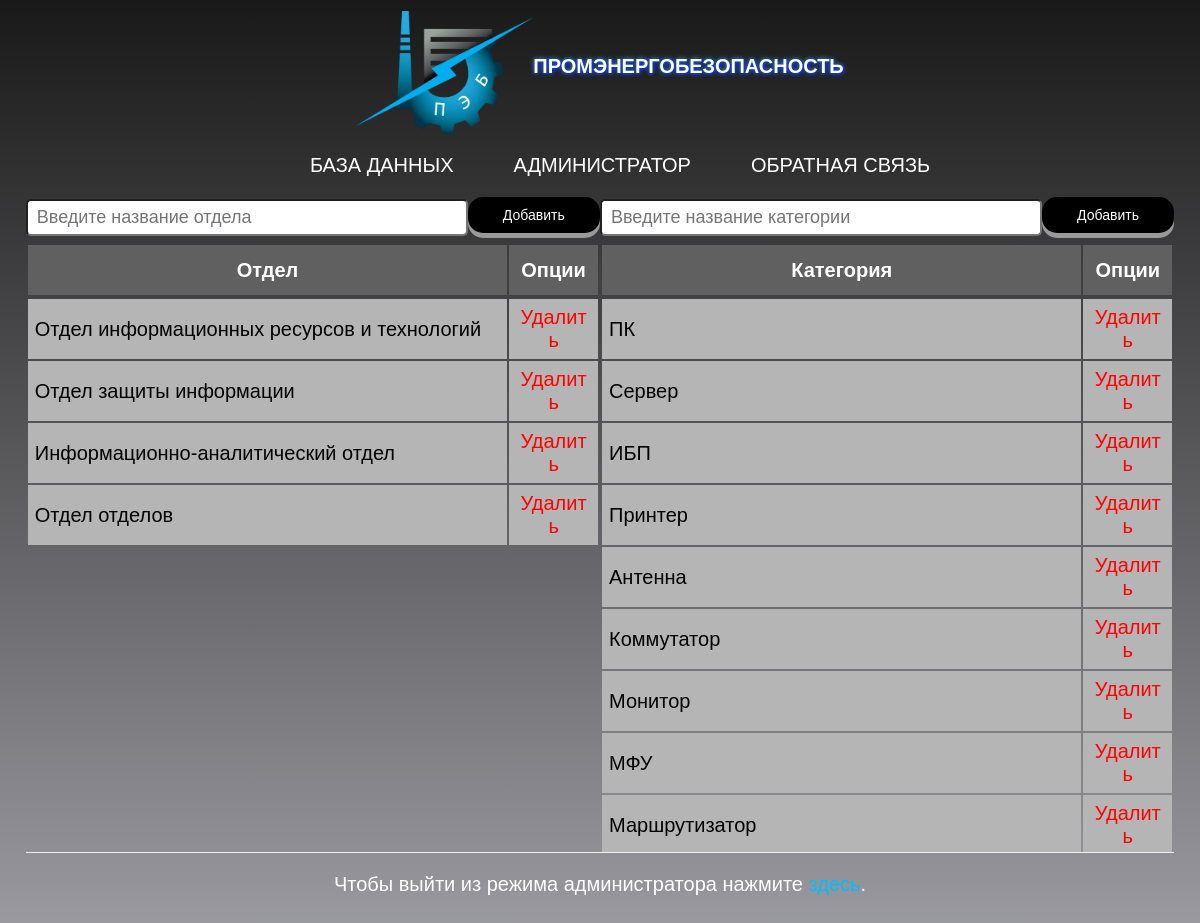
/admin.php (signed in), run on the app's committed database.
### tables this page shows
CREATE TABLE `departament` (
  `id_departament` int(11) NOT NULL,
  `nameDepartament` varchar(255) DEFAULT NULL
);

CREATE TABLE `category` (
  `id_category` int(11) NOT NULL,
  `nameCategory` varchar(255) NOT NULL
);

### admin.php (the view, shortened to what this page needs)
<?php
require_once 'config/connect.php';
?>
<DOCTYPE html!>
<html>
<head>
    <link rel="stylesheet" href="css/Design.css">
    <link rel="stylesheet" href="css/main.css">
</head>
<body class="admin">
    <h1><img src="css/peb.png" width="177" height="123" align="middle">Промэнергобезопасность</h1>
    <ul>
        <li><a href="index.php">База данных</a></li>
        <li><a href="admin.php">Администратор</a></li>
        <li><a href="back.php">Обратная связь</a></li>
    </ul>
    <?php
    if (!empty($_COOKIE ['user'] == 'adminpanel')):
    ?>
        <div class="table index">
        <main class="wrapper-content-maint" style="min-height: 300px;margin: 0 auto;">
            <div style="display: flex; justify-content: space-between; margin: 0 auto;">
                <div class="scroll-table" style="width: 900px; margin: 0;">
                    <form action="#" method="post" style="flex-direction: row; margin-bottom: 5px; width: 100%; justify-content: space-between;
">
                    <input name="departament" id="departament" placeholder="Введите название отдела" style=" width: 82%; margin: 0;">
                    <button class="btn btn-success" name="dep" type="submit" style=" margin-bottom: 5px; ">Добавить</button>
                </form>
                <table align="center">
                    <thead>
                        <tr>
                            <th style="width: 81%;">Отдел</th>
                            <th style="width: 13%; ">Опции</th>
                        </tr>
                    </thead>
                </table>
                <div class="scroll-table-body">
                    <table>
                        <tbody>
                            <?php
                                $departaments = mysqli_query($connect, "SELECT * FROM `departament` ORDER BY `departament`.`id_departament` ASC");
                                $departaments = mysqli_fetch_all($departaments);
                                foreach ($departaments as $departament) {
                                    ?>
                            <tr>
                                <td style="width: 81%;"><?= $departament[1] ?></td>
                                <td style="width: 13%; text-align:center">
                                        <a style="color: red;" href="CRUD/departament/delete.php?id=<?= $departament[0] ?>">Удалить</a>
                                        </td>
                            </tr>
                            <?php } ?>
                                                </tbody>
                </table>
                </div>
                </div>
                <div class="scroll-table" style=" width: 900px; margin: 0; ">
                <form action="#" method="post" style="flex-direction: row; margin-bottom: 5px; width: 100%; justify-content: space-between;
">
                    <input name="category" id="category" placeholder="Введите название категории" style=" width: 82%; margin: 0;">
                    <button class="btn btn-success" name="categ" type="submit" style=" margin-bottom: 5px; ">Добавить</button>
                </form>
                <table align="center">
                    <thead>
                        <tr>
                            <th style="width:81%">Категория</th>
                            <th style="width: 13%; ">Опции</th>
                        </tr>
                    </thead>
                </table>
                <div class="scroll-table-body">
                    <table>
                        <tbody>
                             <?php
                                $categoryes = mysqli_query($connect, "SELECT * FROM `category` ORDER BY `category`.`id_category` ASC");
                                $categoryes = mysqli_fetch_all($categoryes);
                                foreach ($categoryes as $category) {
                                    ?>
                            <tr>
                                <td style="width:81%"><?= $category[1] ?></td>
                                <td style="width:13%; text-align:center">
                                        <a style="color: red;" href="CRUD/category/delete.php?id=<?= $category[0] ?>">Удалить</a>
                                        </td>
                            </tr>
                            <?php } ?>
                        </tbody>
                </table>
                </div>
            </div>
            </div>
    </main></div>
        <p align="center">
        Чтобы выйти из режима администратора нажмите <a href="vendor/exit.php" style="color: deepskyblue;">здесь</a>.<p>
            <?php endif; ?>
        </body>
    </html>

### css/Design.css (style rules this page uses)
html { font-size:100%; }
body { background: linear-gradient(rgba(0,0,0,0.9),rgba(0,0,100,0.1)),url(Monterey.jpg); color: #fff; font-family: sans-serif; }
h1 { text-transform: uppercase; text-align: center; <margin-top: 150px;> font-size: 45px; text-shadow: 1px 1px 4px blue, 0 0 0.2em #40E0D0; }
p { font-size: 25px; display: block; margin: 0 auto; width: 80%; }
ul { display: flex; justify-content: center; align-items: center; }
li { display: block; padding: 0 20px; color: #fff; font-size: 25px; font-family: sans-serif; text-transform: uppercase; transition: .5s; }
li a { text-decoration: none; color:#fff; transition: .5s; padding: 10px; }
input { font-size: 15px; display: block; margin: 0 auto; width: 80%; }
form { width: 500px; }
table { align: center; }

### css/main.css (style rules this page uses)
.index * { font-size: 18px; }
.index th, .index td { padding: 10px; }
.index th { background: #606060; color: #fff; }
.index td { background: #b5b5b5; color: black; }
form { width: 555px; display: flex; flex-direction: column; align-items: center; }
.index a { text-decoration: none; }
.index button { width: 140; display: inline-block; padding: 10px 12px; font-size: 14px; cursor: pointer; text-align: center; text-decoration: none; outline: none; color: white; background-color: black; border: none; border-radius: 15px; box-shadow: 0 5px #999; }
input { font-size: 18px; padding: 7px; }
.index .scroll-table-body { height: 555px; overflow-x: auto; margin-top: 0px; margin-bottom: 20px; border-bottom: 1px solid #eee; }
.scroll-table { width: 80%; margin: 0 auto; }
.index .scroll-table table { word-break: break-all; width: 100%; table-layout: fixed; border: none; }
.index .scroll-table thead th { padding: 7px; background: #606060; color: #fff; width: 15px; height: 50px; align: middle; }
.index .scroll-table tbody td { padding: 7px; background: #b5b5b5; color: black; width: 15px; height: 50px; align: middle; }
.index .scroll-table tbody tr:nth-child(even) { background: #f3f3f3; }
main { width: 97%; }
html { font-size: 100%; }
body { background: linear-gradient(rgba(0, 0, 0, 0.9), rgba(0, 0, 100, 0.1)), url(Monterey.jpg); color: #fff; font-family: sans-serif; }
h1 { text-transform: uppercase; text-align: center; margin-top: 11px; font-size: 45px; text-shadow: 1px 1px 4px blue, 0 0 0.2em #40E0D0; }
p { font-size: 25px; display: block; margin: 0 auto; width: 80%; }
ul { display: flex; justify-content: center; align-items: center; }
li { display: block; padding: 0 20px; color: #fff; font-size: 25px; font-family: sans-serif; text-transform: uppercase; transition: 0.5s; }
li a { text-decoration: none; color: #fff; transition: 0.5s; padding: 10px; }
input { font-size: 18px; display: block; margin: 0 auto; width: 100%; }
table { align: center; }
.admin * { font-size: 20px; }
.admin a { color: white; text-decoration: none; }
.admin form { display: flex; flex-direction: column; align-items: center; }
.admin button { width: 140; display: inline-block; padding: 10px 12px; font-size: 14px; cursor: pointer; text-align: center; text-decoration: none; outline: none; color: white; background-color: black; border: none; border-radius: 15px; box-shadow: 0 5px #999; }
.admin input { width: 100%; padding: 7px; flex: 0 1 auto; margin-top: 24px; border-radius: 5px; padding: 6px 9px; outline: none; font-size: 18px; }

### data on the page
departament: nameDepartament "Отдел информационных ресурсов и технологий"
departament: nameDepartament "Отдел защиты информации"
departament: nameDepartament "Информационно-аналитический отдел"
departament: nameDepartament "Отдел отделов"
category: nameCategory "ПК"
category: nameCategory "Сервер"
category: nameCategory "ИБП"
category: nameCategory "Принтер"
category: nameCategory "Антенна"
category: nameCategory "Коммутатор"
category: nameCategory "Монитор"
category: nameCategory "МФУ"
category: nameCategory "Маршрутизатор"
